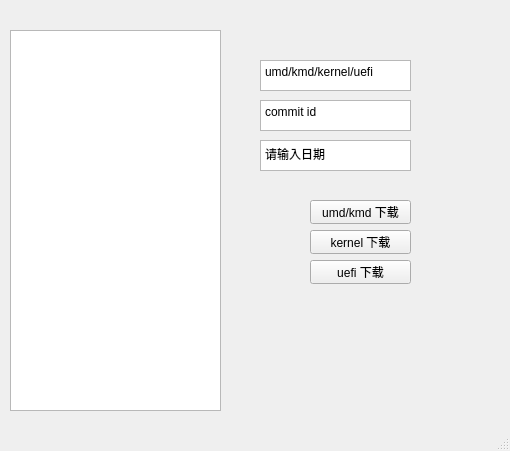
<?xml version="1.0" encoding="UTF-8"?>
<ui version="4.0">
 <class>Testtool</class>
 <widget class="QMainWindow" name="Testtool">
  <property name="geometry">
   <rect>
    <x>0</x>
    <y>0</y>
    <width>510</width>
    <height>451</height>
   </rect>
  </property>
  <property name="windowTitle">
   <string>MainWindow</string>
  </property>
  <widget class="QWidget" name="centralwidget">
   <widget class="QPlainTextEdit" name="choose_roll_back">
    <property name="geometry">
     <rect>
      <x>260</x>
      <y>60</y>
      <width>151</width>
      <height>31</height>
     </rect>
    </property>
    <property name="plainText">
     <string>umd/kmd/kernel/uefi</string>
    </property>
    <property name="cursorWidth">
     <number>0</number>
    </property>
   </widget>
   <widget class="QPlainTextEdit" name="date">
    <property name="geometry">
     <rect>
      <x>260</x>
      <y>140</y>
      <width>151</width>
      <height>31</height>
     </rect>
    </property>
    <property name="plainText">
     <string>请输入日期</string>
    </property>
   </widget>
   <widget class="QPlainTextEdit" name="commit_id">
    <property name="geometry">
     <rect>
      <x>260</x>
      <y>100</y>
      <width>151</width>
      <height>31</height>
     </rect>
    </property>
    <property name="plainText">
     <string>commit id </string>
    </property>
   </widget>
   <widget class="QPushButton" name="umdkmddownload">
    <property name="geometry">
     <rect>
      <x>310</x>
      <y>200</y>
      <width>101</width>
      <height>24</height>
     </rect>
    </property>
    <property name="text">
     <string>umd/kmd 下载</string>
    </property>
   </widget>
   <widget class="QPlainTextEdit" name="logoutput">
    <property name="geometry">
     <rect>
      <x>10</x>
      <y>30</y>
      <width>211</width>
      <height>381</height>
     </rect>
    </property>
    <property name="readOnly">
     <bool>true</bool>
    </property>
   </widget>
   <widget class="QPushButton" name="kerneldownload">
    <property name="geometry">
     <rect>
      <x>310</x>
      <y>230</y>
      <width>101</width>
      <height>24</height>
     </rect>
    </property>
    <property name="text">
     <string>kernel 下载</string>
    </property>
   </widget>
   <widget class="QPushButton" name="uefidownload">
    <property name="geometry">
     <rect>
      <x>310</x>
      <y>260</y>
      <width>101</width>
      <height>24</height>
     </rect>
    </property>
    <property name="text">
     <string>uefi 下载</string>
    </property>
   </widget>
  </widget>
  <widget class="QMenuBar" name="menubar">
   <property name="geometry">
    <rect>
     <x>0</x>
     <y>0</y>
     <width>510</width>
     <height>22</height>
    </rect>
   </property>
  </widget>
  <widget class="QStatusBar" name="statusbar"/>
 </widget>
 <resources/>
 <connections>
  <connection>
   <sender>choose_roll_back</sender>
   <signal>windowIconTextChanged(QString)</signal>
   <receiver>umdkmddownload</receiver>
   <slot>click()</slot>
   <hints>
    <hint type="sourcelabel">
     <x>335</x>
     <y>97</y>
    </hint>
    <hint type="destinationlabel">
     <x>360</x>
     <y>233</y>
    </hint>
   </hints>
  </connection>
 </connections>
</ui>
